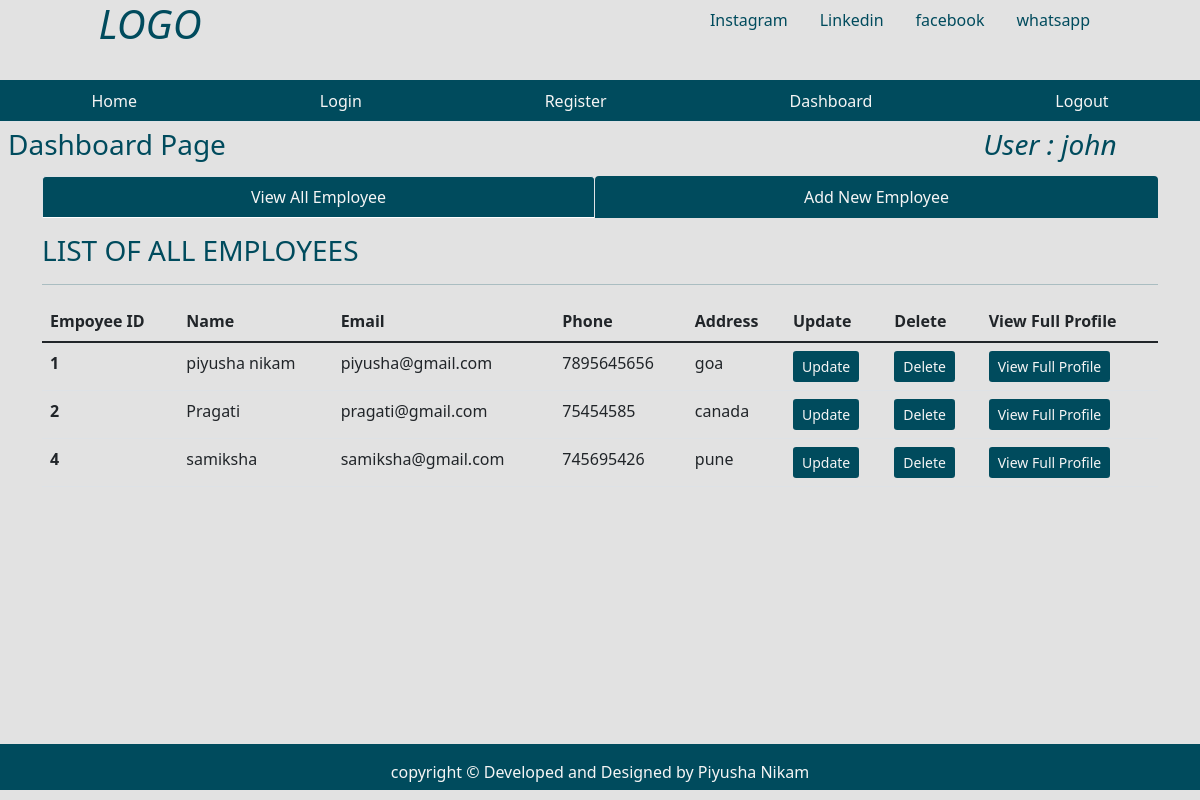
The app's page /dashboard (signed in) with its own data.
### tables this page shows
CREATE TABLE users( id integer primary key AUTOINCREMENT, name text not null, password text not null, admin boolean not null DEFAULT '0');

CREATE TABLE emp ( empid integer primary key AUTOINCREMENT, name text not null, email text, phone integer, address text, joining_date timestamp DEFAULT CURRENT_TIMESTAMP,  total_projects integer default 1, total_test_case integer DEFAULT 1, total_defects_found integer DEFAULT 1, total_defects_pending integer DEFAULT 1 );

### app.py (the view)
@app.route('/dashboard')
def dashboard():
    user = get_current_user()
    db = get_database()
    emp_cur = db.execute('select * from emp')
    allemp = emp_cur.fetchall()
    return render_template('dashboard.html', user = user, allemp = allemp)

### app.py (called while the page is built)
@app.teardown_appcontext
def close_database(error):
    if hasattr(g, 'crudapplication_db'):
        g.crudapplication_db.close()

def get_current_user():
    user = None
    if 'user' in session:
        user = session['user']
        db = get_database()
        user_cur = db.execute('select * from users where name = ?', [user])
        user = user_cur.fetchone()
    return user

### database.py (called while the page is built)
def connect_to_database():
    sql = sqlite3.connect('D:/Semester - IV/practice_project/flask-main/crudapplication.db')
    sql.row_factory = sqlite3.Row
    return sql

def get_database():
    if not hasattr(g, 'crudapplication_db'):
        g.crudapplication_db = connect_to_database()
    return g.crudapplication_db

### templates/dashboard.html (shortened to what this page needs)
{% from "showlinks.html" import show_links, showsocialmedialinks %}
<!DOCTYPE html>
<html lang="en">
<head>
    <link href="https://cdn.jsdelivr.net/npm/bootstrap@5.1.3/dist/css/bootstrap.min.css" rel="stylesheet">
    <link rel="stylesheet" href="{{ url_for('static', filename='dashboard.css')}}" type = "text/css">
</head>
<body>
      <div class="parent">
        <div class="child child1">
            <h1 class="text-center"><i>LOGO</i></h1>
        </div>
        <div class="child child2">
          {{ showsocialmedialinks() }}
        </div>
        <div class="child child3">
          {{ show_links() }}
        </div>
        <div class="child child4">
            <h3 class="m-2">Dashboard Page</h3>
        </div>
        <div class="child child5" style="color:rgb(0, 75, 93);">
          {% if user %}
          <h3 class="m-2"><i>User : {{user['name']}}</i></h3>
          {% endif %}
        </div>
        <div class="child child6  container" style="color:rgb(0, 75, 93);">
            <ul class="nav nav-tabs nav-fill mb-3">
                <li class="nav-item">
                  <a class="nav-link active" aria-current="page" href="{{ url_for('dashboard')}}" style=" background-color:rgb(0, 75, 93); color:whitesmoke;">View All Employee</a>
                </li>
                <li class="nav-item">
                  <a class="nav-link" style=" background-color:rgb(0, 75, 93); color:whitesmoke;" href="{{ url_for('addnewemployee')}}">Add New Employee</a>
                </li>
              </ul>
              <div class="table-responsive-lg caption-top">
                <caption><h3>LIST OF ALL EMPLOYEES</h3></caption>
                <hr>
                <table class="table">
                    <thead>
                        <tr>
                          <th scope="col">Empoyee ID</th>
                          <th scope="col">Name</th>
                          <th scope="col">Email</th>
                          <th scope="col">Phone</th>
                          <th scope="col">Address</th>
                          <th scope="col">Update</th>
                          <th scope="col">Delete</th>
                          <th scope="col">View Full Profile</th>
                        </tr>
                      </thead>
                      <tbody>
                        {% for emp in allemp %}
                        <tr>
                          <th scope="row">{{ emp['empid'] }} </th>
                          <td>{{ emp['name'] }}</td>
                          <td>{{ emp['email'] }}</td>
                          <td>{{ emp['phone'] }}</td>
                          <td>{{ emp['address'] }}</td>
                          <td><a class="btn btn-sm" style="background-color:rgb(0, 75, 93); color:whitesmoke;" href="{{ url_for('fetchone', empid = emp['empid'] )}}">Update</a></td>
                          <td><a class="btn btn-sm" style="background-color:rgb(0, 75, 93); color:whitesmoke;" href="{{ url_for('deleteemp', empid = emp['empid'] )}}">Delete</a></td>
                          <td><a class="btn btn-sm" style="background-color:rgb(0, 75, 93); color:whitesmoke;" href="{{ url_for('singleemployee', empid = emp['empid'] )}}">View Full Profile</a></td>
                        </tr>
                        {% endfor %}
                      </tbody>
                </table>
              </div>
        </div>
        <div class="child child7" style="background-color:rgb(0, 75, 93); color:whitesmoke;">
            <p class="p-3 text-center">copyright &copy; Developed and Designed by Piyusha Nikam</p>
        </div>
      </div>
</body>
</html>

### static/dashboard.css (style rules this page uses)
html, body { height: 100%; background-color: rgb(226, 226, 226); color: rgb(0, 75, 93); }
.parent { height: 100%; display: grid; grid-template-columns: repeat(4, 1fr); grid-template-rows: 10% 5% 7% auto 7%; }
.child { margin-bottom: 10px; }
.child1 { grid-column: 1/2; grid-row: 1/2; }
.child2 { grid-column: 3/-1; grid-row: 1/2; }
.child3 { grid-column: 1/-1; grid-row: 2/3; }
.child4 { grid-column: 1/2; grid-row: 3/4; }
.child5 { grid-column: 4/5; grid-row: 3/4; text-align: center; }
.child6 { grid-column: 1/-1; grid-row: 4/5; }
.child7 { grid-column: 1/-1; grid-row: 5/6; }

### records on screen
users: name "john"
emp: empid "1", name "piyusha nikam", email "piyusha@gmail.com", phone "7895645656", address "goa"
emp: empid "2", name "Pragati", email "pragati@gmail.com", phone "75454585", address "canada"
emp: empid "4", name "samiksha", email "samiksha@gmail.com", phone "745695426", address "pune"
